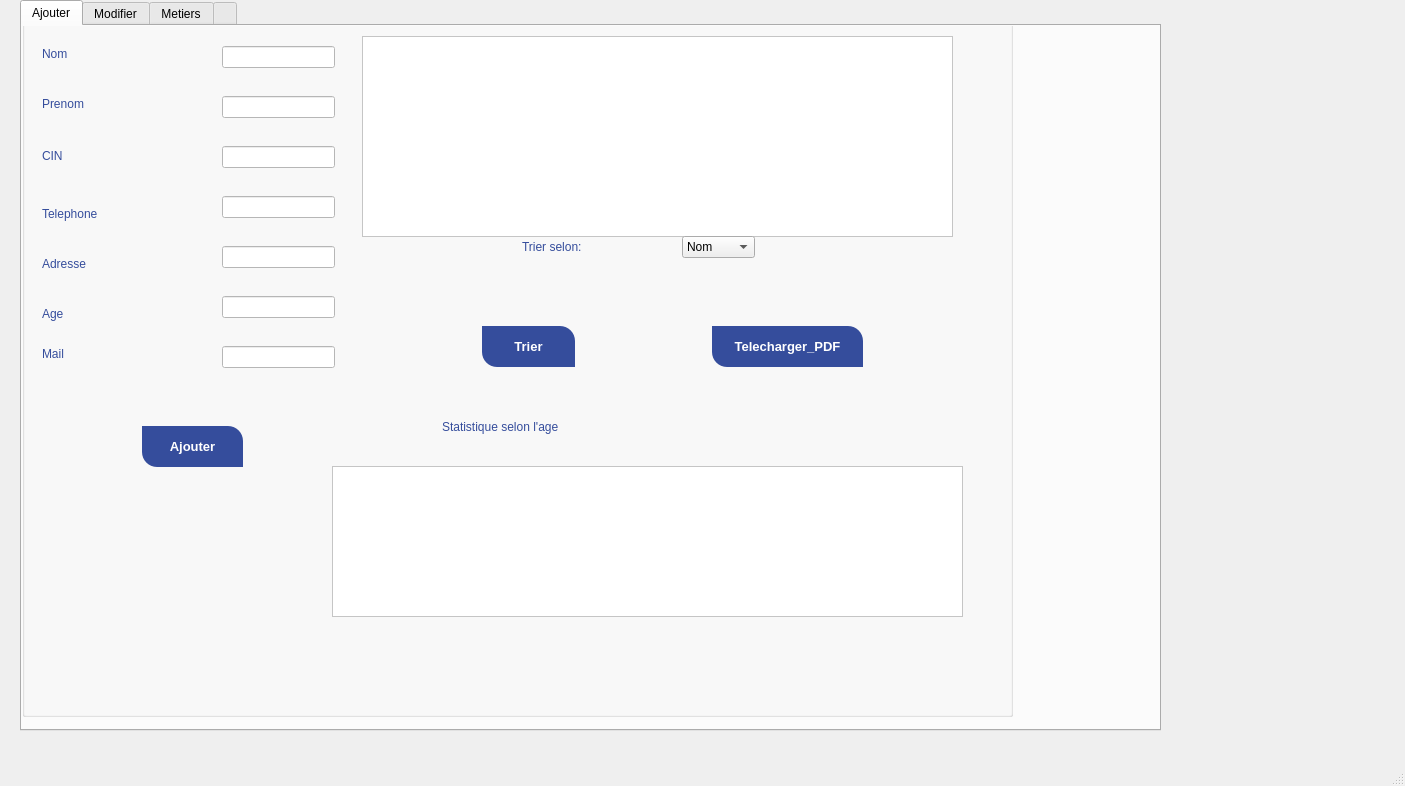
<?xml version="1.0" encoding="UTF-8"?>
<ui version="4.0">
 <class>interface_Client</class>
 <widget class="QMainWindow" name="interface_Client">
  <property name="geometry">
   <rect>
    <x>0</x>
    <y>0</y>
    <width>1405</width>
    <height>786</height>
   </rect>
  </property>
  <property name="windowTitle">
   <string>MainWindow</string>
  </property>
  <widget class="QWidget" name="centralwidget">
   <widget class="QTabWidget" name="tabWidget">
    <property name="geometry">
     <rect>
      <x>20</x>
      <y>0</y>
      <width>1141</width>
      <height>731</height>
     </rect>
    </property>
    <property name="styleSheet">
     <string notr="true">Background image url(:/res/bureau2.jpg)</string>
    </property>
    <property name="currentIndex">
     <number>0</number>
    </property>
    <widget class="QWidget" name="widget">
     <attribute name="title">
      <string>Ajouter</string>
     </attribute>
     <widget class="QGroupBox" name="groupBox_7">
      <property name="geometry">
       <rect>
        <x>0</x>
        <y>-30</y>
        <width>991</width>
        <height>721</height>
       </rect>
      </property>
      <property name="title">
       <string/>
      </property>
      <widget class="QLabel" name="label_42">
       <property name="geometry">
        <rect>
         <x>20</x>
         <y>50</y>
         <width>56</width>
         <height>16</height>
        </rect>
       </property>
       <property name="styleSheet">
        <string notr="true">font: 75 10pt &quot;MS Shell Dlg 2&quot;;
color: rgb(53, 77, 156);</string>
       </property>
       <property name="text">
        <string>Nom</string>
       </property>
      </widget>
      <widget class="QLineEdit" name="NOMaj">
       <property name="geometry">
        <rect>
         <x>200</x>
         <y>50</y>
         <width>113</width>
         <height>22</height>
        </rect>
       </property>
       <property name="styleSheet">
        <string notr="true">background-color: rgb(255, 255, 255);</string>
       </property>
      </widget>
      <widget class="QLineEdit" name="PRENOMaj">
       <property name="geometry">
        <rect>
         <x>200</x>
         <y>100</y>
         <width>113</width>
         <height>22</height>
        </rect>
       </property>
       <property name="styleSheet">
        <string notr="true">background-color: rgb(255, 255, 255);</string>
       </property>
      </widget>
      <widget class="QLineEdit" name="CINaj">
       <property name="geometry">
        <rect>
         <x>200</x>
         <y>150</y>
         <width>113</width>
         <height>22</height>
        </rect>
       </property>
       <property name="styleSheet">
        <string notr="true">background-color: rgb(255, 255, 255);</string>
       </property>
      </widget>
      <widget class="QLineEdit" name="TELEPHONEaj">
       <property name="geometry">
        <rect>
         <x>200</x>
         <y>200</y>
         <width>113</width>
         <height>22</height>
        </rect>
       </property>
       <property name="styleSheet">
        <string notr="true">background-color: rgb(255, 255, 255);</string>
       </property>
      </widget>
      <widget class="QLineEdit" name="ADRESSEaj">
       <property name="geometry">
        <rect>
         <x>200</x>
         <y>250</y>
         <width>113</width>
         <height>22</height>
        </rect>
       </property>
       <property name="styleSheet">
        <string notr="true">background-color: rgb(255, 255, 255);</string>
       </property>
      </widget>
      <widget class="QLineEdit" name="AGEaj">
       <property name="geometry">
        <rect>
         <x>200</x>
         <y>300</y>
         <width>113</width>
         <height>22</height>
        </rect>
       </property>
       <property name="styleSheet">
        <string notr="true">background-color: rgb(255, 255, 255);</string>
       </property>
      </widget>
      <widget class="QLabel" name="label_43">
       <property name="geometry">
        <rect>
         <x>20</x>
         <y>100</y>
         <width>56</width>
         <height>16</height>
        </rect>
       </property>
       <property name="styleSheet">
        <string notr="true">font: 75 10pt &quot;MS Shell Dlg 2&quot;;
color: rgb(53, 77, 156);</string>
       </property>
       <property name="text">
        <string>Prenom</string>
       </property>
      </widget>
      <widget class="QLabel" name="label_44">
       <property name="geometry">
        <rect>
         <x>20</x>
         <y>150</y>
         <width>56</width>
         <height>20</height>
        </rect>
       </property>
       <property name="styleSheet">
        <string notr="true">font: 75 10pt &quot;MS Shell Dlg 2&quot;;
color: rgb(53, 77, 156);</string>
       </property>
       <property name="text">
        <string>CIN</string>
       </property>
      </widget>
      <widget class="QLabel" name="label_45">
       <property name="geometry">
        <rect>
         <x>20</x>
         <y>210</y>
         <width>91</width>
         <height>16</height>
        </rect>
       </property>
       <property name="styleSheet">
        <string notr="true">font: 75 10pt &quot;MS Shell Dlg 2&quot;;
color: rgb(53, 77, 156);</string>
       </property>
       <property name="text">
        <string>Telephone</string>
       </property>
      </widget>
      <widget class="QLabel" name="label_46">
       <property name="geometry">
        <rect>
         <x>20</x>
         <y>260</y>
         <width>71</width>
         <height>16</height>
        </rect>
       </property>
       <property name="styleSheet">
        <string notr="true">font: 75 10pt &quot;MS Shell Dlg 2&quot;;
color: rgb(53, 77, 156);</string>
       </property>
       <property name="text">
        <string>Adresse</string>
       </property>
      </widget>
      <widget class="QLabel" name="label_47">
       <property name="geometry">
        <rect>
         <x>20</x>
         <y>310</y>
         <width>56</width>
         <height>16</height>
        </rect>
       </property>
       <property name="styleSheet">
        <string notr="true">font: 75 10pt &quot;MS Shell Dlg 2&quot;;
color: rgb(53, 77, 156);</string>
       </property>
       <property name="text">
        <string>Age</string>
       </property>
      </widget>
      <widget class="QLabel" name="label_48">
       <property name="geometry">
        <rect>
         <x>20</x>
         <y>350</y>
         <width>56</width>
         <height>16</height>
        </rect>
       </property>
       <property name="styleSheet">
        <string notr="true">font: 75 10pt &quot;MS Shell Dlg 2&quot;;
color: rgb(53, 77, 156);</string>
       </property>
       <property name="text">
        <string>Mail</string>
       </property>
      </widget>
      <widget class="QTableView" name="tableclient">
       <property name="geometry">
        <rect>
         <x>340</x>
         <y>40</y>
         <width>591</width>
         <height>201</height>
        </rect>
       </property>
       <property name="styleSheet">
        <string notr="true">background-color: rgb(255, 255, 255);</string>
       </property>
      </widget>
      <widget class="QPushButton" name="ajouter7">
       <property name="geometry">
        <rect>
         <x>120</x>
         <y>430</y>
         <width>101</width>
         <height>41</height>
        </rect>
       </property>
       <property name="styleSheet">
        <string notr="true">
QPushButton
{
	
	
	background-color: rgb(53, 77, 156);
	color: #fff;
	font-size: 13px;
	font-weight: bold;
	border-top-right-radius: 15px;
	border-top-left-radius: 0px;
	border-bottom-right-radius: 0px;
	border-bottom-left-radius: 15px;
	padding: 10px;
	font: 75 11pt &quot;MS Shell Dlg 2&quot;;
}



QPushButton::disabled
{
	
	background-color: rgb(54, 28, 255);

}


QPushButton::hover
{
	background-color: rgb(72, 0, 218);

}


QPushButton::pressed
{	background-color:rgb(67, 0, 202)
}</string>
       </property>
       <property name="text">
        <string>Ajouter</string>
       </property>
      </widget>
      <widget class="QLabel" name="label_50">
       <property name="geometry">
        <rect>
         <x>500</x>
         <y>240</y>
         <width>111</width>
         <height>21</height>
        </rect>
       </property>
       <property name="styleSheet">
        <string notr="true">font: 75 10pt &quot;MS Shell Dlg 2&quot;;
color: rgb(53, 77, 156);</string>
       </property>
       <property name="text">
        <string>Trier selon:</string>
       </property>
      </widget>
      <widget class="QComboBox" name="trierecher_5">
       <property name="geometry">
        <rect>
         <x>660</x>
         <y>240</y>
         <width>73</width>
         <height>22</height>
        </rect>
       </property>
       <property name="currentText">
        <string>Nom</string>
       </property>
       <item>
        <property name="text">
         <string>Nom</string>
        </property>
       </item>
       <item>
        <property name="text">
         <string>CIN</string>
        </property>
       </item>
       <item>
        <property name="text">
         <string>Prénom</string>
        </property>
       </item>
       <item>
        <property name="text">
         <string/>
        </property>
       </item>
      </widget>
      <widget class="QPushButton" name="trier_5">
       <property name="geometry">
        <rect>
         <x>460</x>
         <y>330</y>
         <width>93</width>
         <height>41</height>
        </rect>
       </property>
       <property name="styleSheet">
        <string notr="true">
QPushButton
{
	
	
	background-color: rgb(53, 77, 156);
	color: #fff;
	font-size: 13px;
	font-weight: bold;
	border-top-right-radius: 15px;
	border-top-left-radius: 0px;
	border-bottom-right-radius: 0px;
	border-bottom-left-radius: 15px;
	padding: 10px;
	font: 75 11pt &quot;MS Shell Dlg 2&quot;;
}



QPushButton::disabled
{
	
	background-color: rgb(54, 28, 255);

}


QPushButton::hover
{
	background-color: rgb(72, 0, 218);

}


QPushButton::pressed
{	background-color:rgb(67, 0, 202)
}</string>
       </property>
       <property name="text">
        <string>Trier</string>
       </property>
      </widget>
      <widget class="QPushButton" name="pushButton_20">
       <property name="geometry">
        <rect>
         <x>690</x>
         <y>330</y>
         <width>151</width>
         <height>41</height>
        </rect>
       </property>
       <property name="styleSheet">
        <string notr="true">
QPushButton
{
	
	
	background-color: rgb(53, 77, 156);
	color: #fff;
	font-size: 13px;
	font-weight: bold;
	border-top-right-radius: 15px;
	border-top-left-radius: 0px;
	border-bottom-right-radius: 0px;
	border-bottom-left-radius: 15px;
	padding: 10px;
	font: 75 11pt &quot;MS Shell Dlg 2&quot;;
}



QPushButton::disabled
{
	
	background-color: rgb(54, 28, 255);

}


QPushButton::hover
{
	background-color: rgb(72, 0, 218);

}


QPushButton::pressed
{	background-color:rgb(67, 0, 202)
}</string>
       </property>
       <property name="text">
        <string>Telecharger_PDF</string>
       </property>
      </widget>
      <widget class="QLabel" name="label_51">
       <property name="geometry">
        <rect>
         <x>420</x>
         <y>420</y>
         <width>171</width>
         <height>21</height>
        </rect>
       </property>
       <property name="styleSheet">
        <string notr="true">font: 75 10pt &quot;MS Shell Dlg 2&quot;;
color: rgb(53, 77, 156);</string>
       </property>
       <property name="text">
        <string>Statistique selon l'age</string>
       </property>
      </widget>
      <widget class="QTableView" name="tableView_2">
       <property name="geometry">
        <rect>
         <x>310</x>
         <y>470</y>
         <width>631</width>
         <height>151</height>
        </rect>
       </property>
       <property name="styleSheet">
        <string notr="true">background-color: rgb(255, 255, 255);</string>
       </property>
      </widget>
      <widget class="QLineEdit" name="MAILaj">
       <property name="geometry">
        <rect>
         <x>200</x>
         <y>350</y>
         <width>113</width>
         <height>22</height>
        </rect>
       </property>
       <property name="styleSheet">
        <string notr="true">background-color: rgb(255, 255, 255);</string>
       </property>
      </widget>
      <widget class="QLabel" name="label">
       <property name="geometry">
        <rect>
         <x>-60</x>
         <y>-210</y>
         <width>1141</width>
         <height>951</height>
        </rect>
       </property>
       <property name="styleSheet">
        <string notr="true">background-image: url(:/res/bureau2.jpg);</string>
       </property>
       <property name="text">
        <string/>
       </property>
      </widget>
      <zorder>label</zorder>
      <zorder>label_42</zorder>
      <zorder>NOMaj</zorder>
      <zorder>PRENOMaj</zorder>
      <zorder>CINaj</zorder>
      <zorder>TELEPHONEaj</zorder>
      <zorder>ADRESSEaj</zorder>
      <zorder>AGEaj</zorder>
      <zorder>label_43</zorder>
      <zorder>label_44</zorder>
      <zorder>label_45</zorder>
      <zorder>label_46</zorder>
      <zorder>label_47</zorder>
      <zorder>label_48</zorder>
      <zorder>tableclient</zorder>
      <zorder>ajouter7</zorder>
      <zorder>label_50</zorder>
      <zorder>trierecher_5</zorder>
      <zorder>trier_5</zorder>
      <zorder>pushButton_20</zorder>
      <zorder>label_51</zorder>
      <zorder>tableView_2</zorder>
      <zorder>MAILaj</zorder>
     </widget>
    </widget>
    <widget class="QWidget" name="tabWidgetPage2">
     <attribute name="title">
      <string>Modifier</string>
     </attribute>
     <widget class="QLabel" name="label_49">
      <property name="geometry">
       <rect>
        <x>90</x>
        <y>180</y>
        <width>56</width>
        <height>16</height>
       </rect>
      </property>
      <property name="styleSheet">
       <string notr="true">font: 75 10pt &quot;MS Shell Dlg 2&quot;;
color: rgb(53, 77, 156);</string>
      </property>
      <property name="text">
       <string>Prenom</string>
      </property>
     </widget>
     <widget class="QLineEdit" name="TELEPHONEmod">
      <property name="geometry">
       <rect>
        <x>270</x>
        <y>280</y>
        <width>113</width>
        <height>22</height>
       </rect>
      </property>
      <property name="styleSheet">
       <string notr="true">background-color: rgb(255, 255, 255);</string>
      </property>
     </widget>
     <widget class="QLabel" name="label_52">
      <property name="geometry">
       <rect>
        <x>90</x>
        <y>290</y>
        <width>91</width>
        <height>16</height>
       </rect>
      </property>
      <property name="styleSheet">
       <string notr="true">font: 75 10pt &quot;MS Shell Dlg 2&quot;;
color: rgb(53, 77, 156);</string>
      </property>
      <property name="text">
       <string>Telephone</string>
      </property>
     </widget>
     <widget class="QLabel" name="label_53">
      <property name="geometry">
       <rect>
        <x>90</x>
        <y>130</y>
        <width>56</width>
        <height>16</height>
       </rect>
      </property>
      <property name="styleSheet">
       <string notr="true">font: 75 10pt &quot;MS Shell Dlg 2&quot;;
color: rgb(53, 77, 156);</string>
      </property>
      <property name="text">
       <string>Nom</string>
      </property>
     </widget>
     <widget class="QLineEdit" name="NOMmod">
      <property name="geometry">
       <rect>
        <x>270</x>
        <y>130</y>
        <width>113</width>
        <height>22</height>
       </rect>
      </property>
      <property name="styleSheet">
       <string notr="true">background-color: rgb(255, 255, 255);</string>
      </property>
     </widget>
     <widget class="QLineEdit" name="ADRESSEmod">
      <property name="geometry">
       <rect>
        <x>270</x>
        <y>330</y>
        <width>113</width>
        <height>22</height>
       </rect>
      </property>
      <property name="styleSheet">
       <string notr="true">background-color: rgb(255, 255, 255);</string>
      </property>
     </widget>
     <widget class="QLineEdit" name="PRENOMmod">
      <property name="geometry">
       <rect>
        <x>270</x>
        <y>180</y>
        <width>113</width>
        <height>22</height>
       </rect>
      </property>
      <property name="styleSheet">
       <string notr="true">background-color: rgb(255, 255, 255);</string>
      </property>
     </widget>
     <widget class="QLabel" name="label_54">
      <property name="geometry">
       <rect>
        <x>90</x>
        <y>390</y>
        <width>56</width>
        <height>16</height>
       </rect>
      </property>
      <property name="styleSheet">
       <string notr="true">font: 75 10pt &quot;MS Shell Dlg 2&quot;;
color: rgb(53, 77, 156);</string>
      </property>
      <property name="text">
       <string>Age</string>
      </property>
     </widget>
     <widget class="QLineEdit" name="AGEmod">
      <property name="geometry">
       <rect>
        <x>270</x>
        <y>380</y>
        <width>113</width>
        <height>22</height>
       </rect>
      </property>
      <property name="styleSheet">
       <string notr="true">background-color: rgb(255, 255, 255);</string>
      </property>
     </widget>
     <widget class="QLabel" name="label_55">
      <property name="geometry">
       <rect>
        <x>90</x>
        <y>440</y>
        <width>56</width>
        <height>16</height>
       </rect>
      </property>
      <property name="styleSheet">
       <string notr="true">font: 75 10pt &quot;MS Shell Dlg 2&quot;;
color: rgb(53, 77, 156);</string>
      </property>
      <property name="text">
       <string>Mail</string>
      </property>
     </widget>
     <widget class="QLabel" name="label_56">
      <property name="geometry">
       <rect>
        <x>90</x>
        <y>230</y>
        <width>56</width>
        <height>20</height>
       </rect>
      </property>
      <property name="styleSheet">
       <string notr="true">font: 75 10pt &quot;MS Shell Dlg 2&quot;;
color: rgb(53, 77, 156);</string>
      </property>
      <property name="text">
       <string>CIN</string>
      </property>
     </widget>
     <widget class="QLabel" name="label_57">
      <property name="geometry">
       <rect>
        <x>90</x>
        <y>340</y>
        <width>71</width>
        <height>16</height>
       </rect>
      </property>
      <property name="styleSheet">
       <string notr="true">font: 75 10pt &quot;MS Shell Dlg 2&quot;;
color: rgb(53, 77, 156);</string>
      </property>
      <property name="text">
       <string>Adresse</string>
      </property>
     </widget>
     <widget class="QLineEdit" name="MAILmod">
      <property name="geometry">
       <rect>
        <x>270</x>
        <y>430</y>
        <width>113</width>
        <height>22</height>
       </rect>
      </property>
      <property name="styleSheet">
       <string notr="true">background-color: rgb(255, 255, 255);</string>
      </property>
     </widget>
     <widget class="QLabel" name="label_58">
      <property name="geometry">
       <rect>
        <x>730</x>
        <y>270</y>
        <width>56</width>
        <height>20</height>
       </rect>
      </property>
      <property name="styleSheet">
       <string notr="true">font: 75 10pt &quot;MS Shell Dlg 2&quot;;
color: rgb(53, 77, 156);</string>
      </property>
      <property name="text">
       <string>CIN</string>
      </property>
     </widget>
     <widget class="QComboBox" name="CINmod">
      <property name="geometry">
       <rect>
        <x>272</x>
        <y>230</y>
        <width>111</width>
        <height>31</height>
       </rect>
      </property>
     </widget>
     <widget class="QComboBox" name="CINsupp">
      <property name="geometry">
       <rect>
        <x>800</x>
        <y>270</y>
        <width>111</width>
        <height>22</height>
       </rect>
      </property>
     </widget>
     <widget class="QPushButton" name="supprimer_7">
      <property name="geometry">
       <rect>
        <x>770</x>
        <y>320</y>
        <width>101</width>
        <height>41</height>
       </rect>
      </property>
      <property name="styleSheet">
       <string notr="true">
QPushButton
{
	
	
	background-color: rgb(53, 77, 156);
	color: #fff;
	font-size: 13px;
	font-weight: bold;
	border-top-right-radius: 15px;
	border-top-left-radius: 0px;
	border-bottom-right-radius: 0px;
	border-bottom-left-radius: 15px;
	padding: 10px;
	font: 75 11pt &quot;MS Shell Dlg 2&quot;;
}



QPushButton::disabled
{
	
	background-color: rgb(54, 28, 255);

}


QPushButton::hover
{
	background-color: rgb(72, 0, 218);

}


QPushButton::pressed
{	background-color:rgb(67, 0, 202)
}</string>
      </property>
      <property name="text">
       <string>Supprimer</string>
      </property>
     </widget>
     <widget class="QPushButton" name="modifier7">
      <property name="geometry">
       <rect>
        <x>240</x>
        <y>500</y>
        <width>101</width>
        <height>41</height>
       </rect>
      </property>
      <property name="styleSheet">
       <string notr="true">
QPushButton
{
	
	
	background-color: rgb(53, 77, 156);
	color: #fff;
	font-size: 13px;
	font-weight: bold;
	border-top-right-radius: 15px;
	border-top-left-radius: 0px;
	border-bottom-right-radius: 0px;
	border-bottom-left-radius: 15px;
	padding: 10px;
	font: 75 11pt &quot;MS Shell Dlg 2&quot;;
}



QPushButton::disabled
{
	
	background-color: rgb(54, 28, 255);

}


QPushButton::hover
{
	background-color: rgb(72, 0, 218);

}


QPushButton::pressed
{	background-color:rgb(67, 0, 202)
}</string>
      </property>
      <property name="text">
       <string>Modifier</string>
      </property>
     </widget>
     <widget class="QLabel" name="label_2">
      <property name="geometry">
       <rect>
        <x>-40</x>
        <y>-350</y>
        <width>1681</width>
        <height>1171</height>
       </rect>
      </property>
      <property name="styleSheet">
       <string notr="true">background-image: url(:/res/bureau2.jpg);</string>
      </property>
      <property name="text">
       <string/>
      </property>
     </widget>
     <zorder>label_2</zorder>
     <zorder>label_49</zorder>
     <zorder>TELEPHONEmod</zorder>
     <zorder>label_52</zorder>
     <zorder>label_53</zorder>
     <zorder>NOMmod</zorder>
     <zorder>ADRESSEmod</zorder>
     <zorder>PRENOMmod</zorder>
     <zorder>label_54</zorder>
     <zorder>AGEmod</zorder>
     <zorder>label_55</zorder>
     <zorder>label_56</zorder>
     <zorder>label_57</zorder>
     <zorder>MAILmod</zorder>
     <zorder>label_58</zorder>
     <zorder>CINmod</zorder>
     <zorder>CINsupp</zorder>
     <zorder>supprimer_7</zorder>
     <zorder>modifier7</zorder>
    </widget>
    <widget class="QWidget" name="tabWidgetPage3">
     <attribute name="title">
      <string>Metiers</string>
     </attribute>
     <widget class="QLabel" name="label_4">
      <property name="geometry">
       <rect>
        <x>-130</x>
        <y>-260</y>
        <width>1141</width>
        <height>951</height>
       </rect>
      </property>
      <property name="styleSheet">
       <string notr="true">background-image: url(:/res/bureau2.jpg);</string>
      </property>
      <property name="text">
       <string/>
      </property>
     </widget>
    </widget>
    <widget class="QWidget" name="tabWidgetPage4">
     <attribute name="title">
      <string/>
     </attribute>
    </widget>
   </widget>
  </widget>
  <widget class="QMenuBar" name="menubar">
   <property name="geometry">
    <rect>
     <x>0</x>
     <y>0</y>
     <width>1405</width>
     <height>26</height>
    </rect>
   </property>
  </widget>
  <widget class="QStatusBar" name="statusbar"/>
 </widget>
 <resources/>
 <connections/>
</ui>
